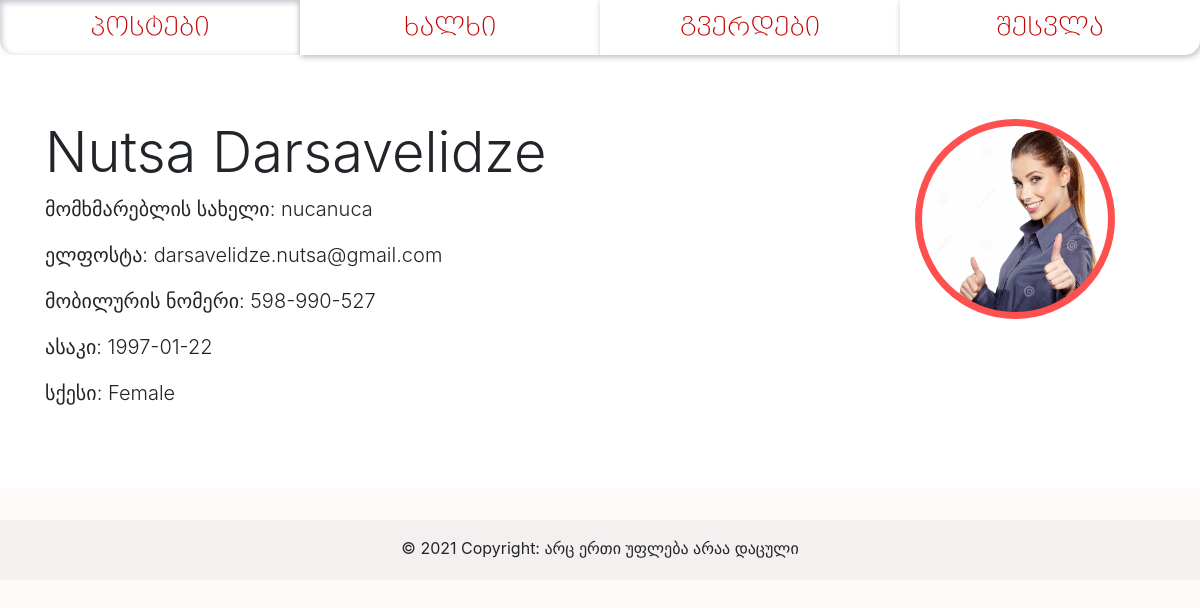
Screenshot of /profile/nucanuca with the database file from the repository.
### app.py (models this page shows, shortened)
class UserModel(db.Model):
    __tablename__ = 'users'
    id = db.Column(db.Integer, primary_key=True)
    username = db.Column(db.String, unique=True)
    name_first = db.Column(db.String)
    name_last = db.Column(db.String)
    email = db.Column(db.String, unique=True)
    phone = db.Column(db.String)
    sex = db.Column(db.String)
    dob = db.Column(db.Date)
    password = db.Column(db.String)
    age = db.Column(db.Integer)
    picture = db.Column(db.String)
    post = db.relationship('PostsModel', backref='usermodel', uselist=False)

### routes.py (the view, shortened to what this page needs)
@app.route('/profile', methods=['GET', 'POST'])
@app.route('/profile/<username>')
def profile(username=None):
    show_flash = True
    if request.method == 'POST':
        form_register = RegisterForm()
        target_user = UserModel.query.filter_by(username=session['username']).first()
        if form_register.password.data == target_user.password:
            formatted_date = dob_string_to_datetime(form_register.dob.data)
            received_data = []
            for x in set(form_register):
                if x.name == 'dob':
                    x.data = formatted_date
                    setattr(target_user, 'age', calculate_age(x.data))
                if x.data != '' and x.data is not None and x.name in target_user.__table__.c:
                    if x.name == 'picture':
                        picture_title = secure_filename(f'{session["username"]}_{x.data.filename}')
                        x.data.save(f'static/profile_pictures/{picture_title}')
                        x.data = picture_title
                    setattr(target_user, x.name, x.data)
                    db.session.commit()
            flash('მონაცემები წარმატებით განახლდა', 'alert-green')
        else:
            flash('პაროლი არასწორია – მონაცემები არ განახლდა', 'alert-red')
        return render_template('my_profile.html', pages=pages_nav_list, show_flash=show_flash, user=target_user, form_register=RegisterForm())
    else:
        user = UserModel.query.filter_by(username=username).first()
        return render_template('people_profile.html', pages=pages_nav_list, show_flash=show_flash, user=user)

### templates/people_profile.html
{% extends "base.html" %}
{% block content %}
{% from 'macros.html' import show_profile_picture %}
<div class="jumbotron jumbotron-fluid" style="background-color: white">
  <div class="container">
    <h1 class="display-4">{{ user.name_first }} {{ user.name_last}} {{ show_profile_picture(user, 'myprofile-profilepicture') }}</h1>
    <p class="lead">მომხმარებლის სახელი: {{ user.username }} </p>
    <p class="lead">ელფოსტა: {{ user.email }} </p>
    <p class="lead">მობილურის ნომერი: {{ user.phone }} </p>
    <p class="lead">ასაკი: {{ user.dob }} </p>
    <p class="lead">სქესი: {{ user.sex }}</p>
  </div>
</div>
{% endblock %}

### templates/macros.html (shortened to what this page needs)
{% macro generate_navbar(pages) %}
    <nav class="c-12" id="navbar">
        {% for page in pages %}
            {% if request.endpoint.endswith(page[0]) %}
                <a class="c-3 nav-button active" href="{{ url_for(page[0]) }}">{{ page[1] }}</a>
            {% else %}
                <a class="c-3 nav-button nav-passive" href="{{ url_for(page[0]) }}">{{ page[1] }}</a>
            {% endif %}
        {% endfor %}
    </nav>
{% endmacro %}
{% macro show_profile_picture(user, style) %}
      {% if user.picture %}
        <img src="{{ url_for('static', filename='profile_pictures/%s' % user.picture) }}" class="{{style}}" alt="my_profile_picture">
      {% else %}
        <img src="{{ url_for('static', filename='profile_pictures/default_profile_picture.png') }}" class="{{style}}" alt="my_profile_picture">
      {% endif %}
{% endmacro %}

### static/styles.css (style rules this page uses)
html, body { margin:0; padding:0; height:100%; background-color: #fffafa; }
* { box-sizing: border-box; }
.c-3 { width: 25%; }
.c-12 { width: 100%; }
#navbar { display: flex; font-size: 26px; font-family: "BPG Nino Elite Exp Caps", sans-serif; }
.nav-button, .nav-button:hover { padding: 0.5rem 1rem; text-align: center; text-decoration: none; user-select: none; }
#navbar .nav-passive { background-color: white; border: none; box-shadow: 1px 2px 6px rgba(2, 12, 47, 0.27); color: #C70101; }
#navbar :first-child { border-bottom-left-radius: 15px; }
#navbar :last-child { border-bottom-right-radius: 15px; }
.myprofile-profilepicture { height: 200px; width: 200px; float:right; margin-right: 40px; border-radius: 500px; border: solid 7px #ff5050; background-color: #ff5050; }

### rows the page displays
UserModel: name_first "Nutsa", name_last "Darsavelidze", picture (picture), username "nucanuca", email "darsavelidze.nutsa@gmail.com", phone "598-990-527", dob "1997-01-22", sex "Female"

### other values shown
{{ page[1] }} "პოსტები" "ხალხი" "გვერდები" "შესვლა"
